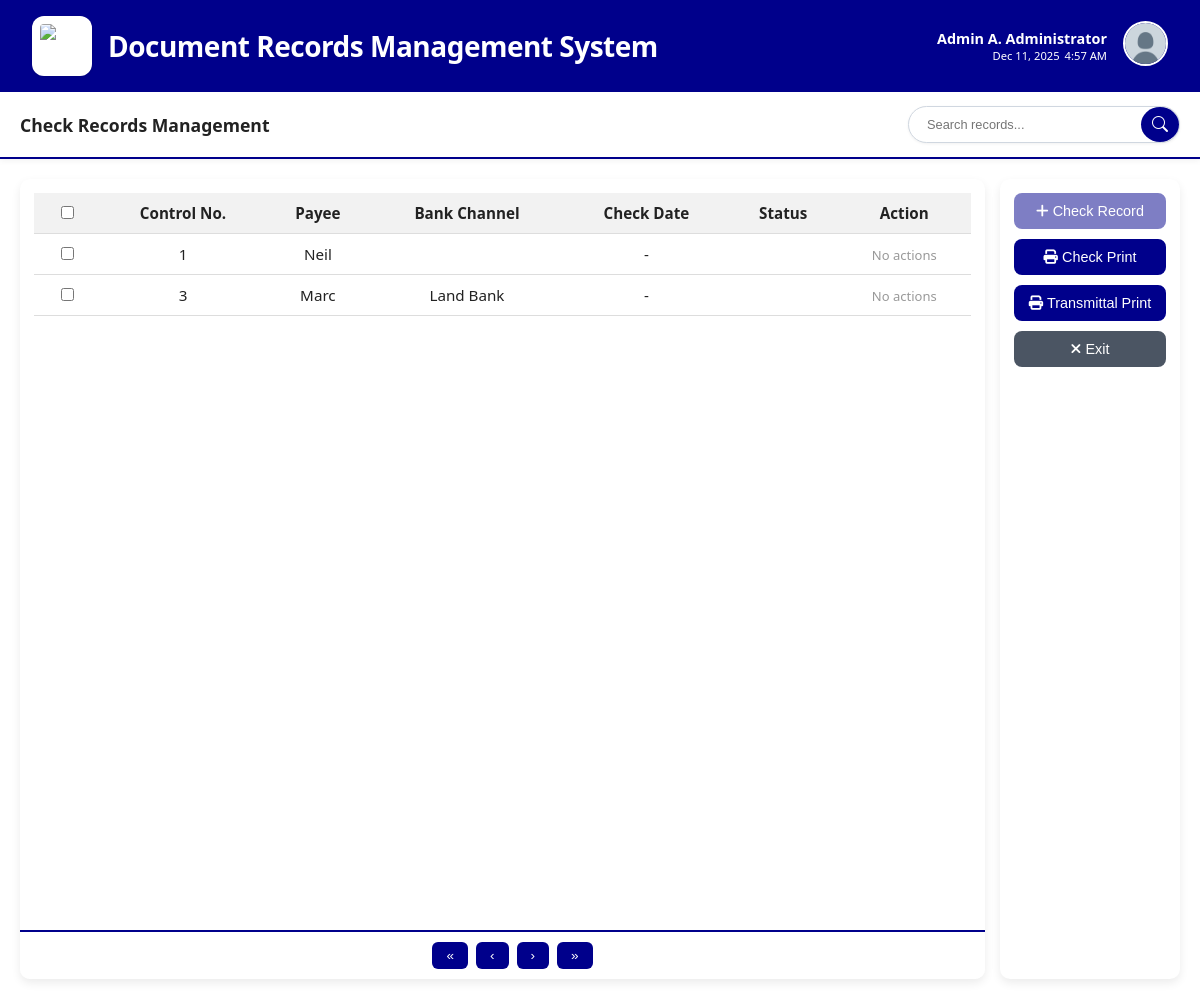
Before: /users/check_voucher.php (signed in) with the older database file.
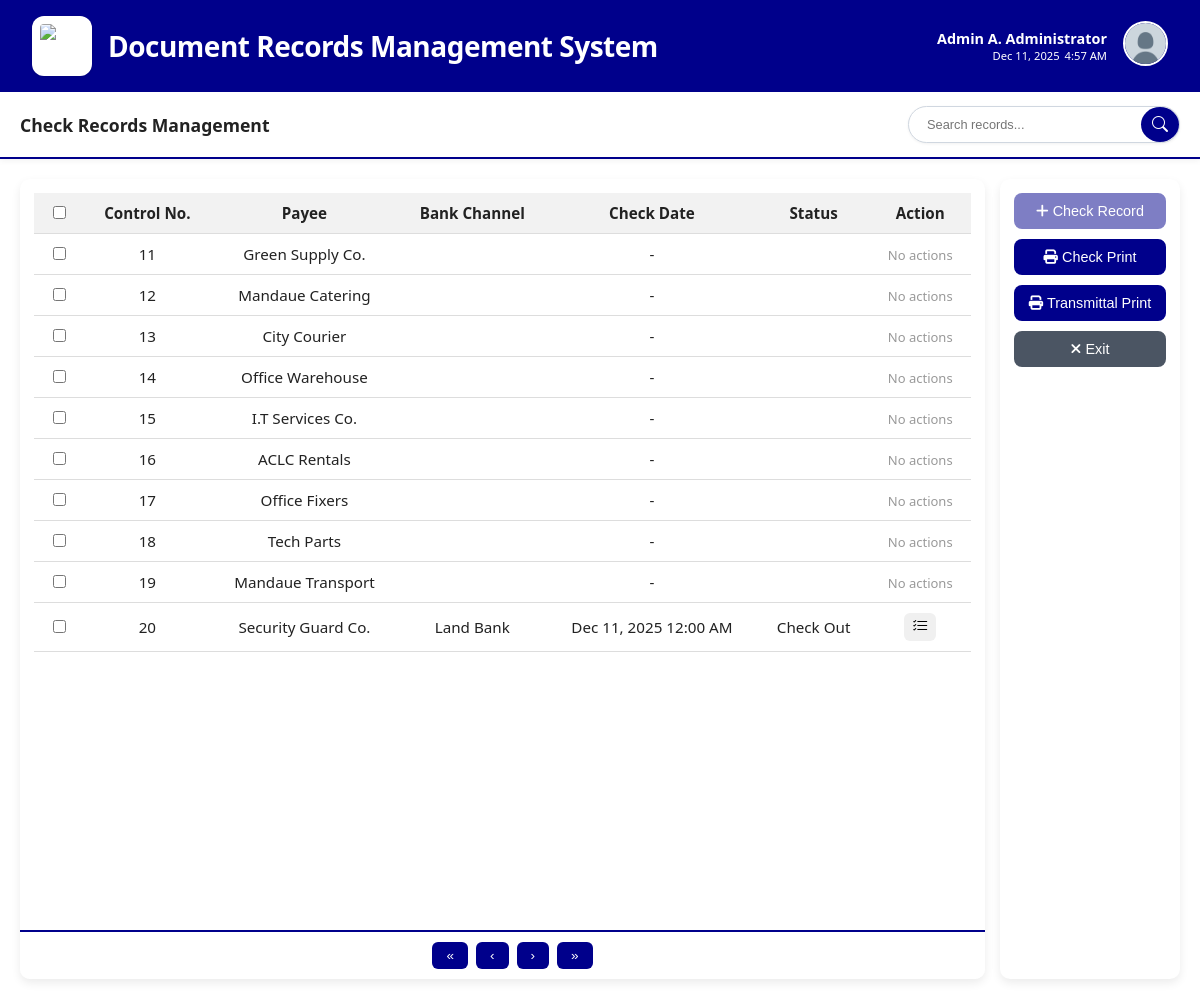
After: the same page with the newer database file.
### tables this page shows
CREATE TABLE `users` (
  `id` int(11) NOT NULL,
  `first_name` varchar(100) NOT NULL,
  `middle_initial` varchar(5) DEFAULT NULL,
  `last_name` varchar(100) NOT NULL,
  `username` varchar(100) NOT NULL,
  `email` varchar(255) NOT NULL,
  `password` varchar(255) NOT NULL,
  `role` enum('admin','encoder') NOT NULL,
  `status` enum('Active','Inactive') NOT NULL DEFAULT 'Active',
  `permissions` longtext DEFAULT NULL CHECK (json_valid(`permissions`)),
  `created_at` timestamp NOT NULL DEFAULT current_timestamp()
);

CREATE TABLE `documents` (
  `id` int(11) NOT NULL,
  `user_id` int(11) NOT NULL,
  `control_no` varchar(50) NOT NULL,
  `payee` varchar(255) NOT NULL,
  `description` text NOT NULL,
  `amount` decimal(20,2) NOT NULL,
  `date_in` datetime DEFAULT NULL,
  `date_out` datetime DEFAULT NULL,
  `fund_type` varchar(100) DEFAULT NULL,
  `bank_channel` varchar(100) DEFAULT NULL,
  `check_date` datetime DEFAULT NULL,
  `status` enum('In','Out','Check Out','Check Release') DEFAULT 'In',
  `check_no` varchar(50) DEFAULT NULL,
  `transmittal_id` varchar(5) DEFAULT NULL,
  `created_at` timestamp NOT NULL DEFAULT current_timestamp()
);

### users/check_voucher.php (the view, shortened to what this page needs)
<?php
include "../db.php";
$user_id = $_SESSION['user_id'];
$query = $conn->prepare("SELECT first_name, middle_initial, last_name, username, permissions FROM users WHERE id = ?");
$query->bind_param("i", $user_id);
$query->execute();
$result = $query->get_result();
if ($result->num_rows > 0) {
    $user = $result->fetch_assoc();
    $full_name = trim(
        ($user['first_name'] ?? '') . ' ' .
            (!empty($user['middle_initial']) ? strtoupper(substr($user['middle_initial'], 0, 1)) . '. ' : '') .
            ($user['last_name'] ?? '')
    );
} else {
    $full_name = $_SESSION['username'] ?? "User";
}
$user_permissions = [];
$canAccessCheck = in_array("check_records", $user_permissions);
$currentDate = date("M d, Y");
?>
<!DOCTYPE html>
<html lang="en">
<head>
    <link rel="stylesheet" href="../assets/css/users/check_voucher.css">
    <link rel="stylesheet" href="https://cdnjs.cloudflare.com/ajax/libs/font-awesome/6.4.0/css/all.min.css">
    <link rel="stylesheet" href="https://cdn.jsdelivr.net/npm/bootstrap-icons@1.13.1/font/bootstrap-icons.min.css">
</head>
<body>
    <div class="header">
        <img src="../assets/images/office-of-treasurer.png" alt="Logo" class="logo">
        <h1>Document Records Management System</h1>
        <div class="header-right">
            <div class="header-user">
                <strong><?php echo htmlspecialchars($full_name); ?></strong>
                <span id="dateTime"><?php echo $currentDate; ?> <span id="liveTime"></span></span>
            </div>
            <div class="profile-container" style="position: relative;">
                <img src="../assets/images/profile.png" alt="Profile" class="header-profile" id="profileBtn">
            </div>
        </div>
    </div>
    <div class="navbar">
        <div class="left">
            Check Records Management
        </div>
        <div class="right">
            <div class="search-container">
                <input type="text" id="tableSearch" placeholder="Search records..." />
                <button id="searchBtn"><i class="bi bi-search"></i></button>
            </div>
        </div>
    </div>
    <div class="main-content">
        <div class="table-container">
            <table id="recordsTable">
                <thead>
                    <tr>
                        <th><input type="checkbox" id="selectAll"></th>
                        <th>Control No.</th>
                        <th>Payee</th>
                        <th>Bank Channel</th>
                        <th>Check Date</th>
                        <th>Status</th>
                        <th>Action</th>
                    </tr>
                </thead>
                <tbody>
                    <?php
                    $result = $conn->query("SELECT * FROM documents WHERE date_out IS NOT NULL");
                    while ($row = $result->fetch_assoc()): ?>
                        <tr>
                            <td><input type="checkbox" class="record-checkbox" value="<?= $row['id'] ?>"></td>
                            <td><?= htmlspecialchars($row['control_no']) ?></td>
                            <td><?= htmlspecialchars($row['payee']) ?></td>
                            <td><?= htmlspecialchars($row['bank_channel'] ?? '') ?></td>
                            <td><?= $row['check_date'] ? date('M d, Y h:i A', strtotime($row['check_date'])) : '-' ?></td>
                            <td><?= htmlspecialchars($row['status']) ?></td>
                            <td>
                                <?php if (!empty($row['check_date'])): ?>
                                    <button class="action-btn dateOutBtn" data-id="<?= $row['id'] ?>" title="Actions">
                                        <i class="bi bi-list-check"></i>
                                    </button>
                                <?php else: ?>
                                    <span style="color:#999; font-size:13px;">No actions</span>
                                <?php endif; ?>
                            </td>
                        </tr>
                    <?php endwhile; ?>
                </tbody>
            </table>
            <div class="footer">
                <button>&laquo;</button>
                <button>&lsaquo;</button>
                <button>&rsaquo;</button>
                <button>&raquo;</button>
            </div>
        </div>
        <div class="button-panel">
            <button onclick="openCheckRecord()" <?= !$canAccessCheck ? 'disabled style="opacity:0.5;cursor:not-allowed;"' : '' ?>><i class="fa-solid fa-plus"></i> Check Record</button>
            <button onclick="printCheck()"><i class="fa-solid fa-print"></i> Check Print</button>
            <button onclick="printSelectedCheckTransmittal()">
                <i class="fa-solid fa-print"></i> Transmittal Print
            </button>
            <button onclick="window.location.href='../index.php'" style="background-color: #4b5563;"><i class="fa-solid fa-xmark"></i> Exit</button>
        </div>
    </div>
</body>
</html>

### assets/css/users/check_voucher.css (style rules this page uses)
:root { --primary-blue: darkblue; --primary-blue-hover: rgb(0, 0, 206); --background-light: #ffffff; --table-navbar: #f2f2f2; --text-dark: #222; }
body { margin: 0; font-family: "Segoe UI", Arial, sans-serif; background-color: var(--background-light); color: var(--text-dark); height: 100vh; }
.header { background: darkblue; padding: 1rem 2rem; color: white; box-shadow: 0 4px 6px rgba(0,0,0,0.1); display: flex; align-items: center; gap: 1rem; }
.header .logo { height: 44px; width: 44px; object-fit: contain; background: white; border-radius: 12px; padding: 8px; box-shadow: 0 1px 3px rgba(0,0,0,0.12); }
.header h1 { font-size: 1.75rem; font-weight: 600; margin: 0; letter-spacing: -0.5px; }
.header-right { margin-left: auto; text-align: right; display: flex; align-items: center; gap: 1rem; }
.header-user { display: flex; flex-direction: column; align-items: flex-end; color: white; font-size: 0.9rem; }
.header-user #dateTime { display: inline-flex; gap: 5px; font-size: 0.7rem; }
.header-profile { height: 41px; width: 41px; border-radius: 50%; object-fit: cover; border: 2px solid white; }
.navbar { display: flex; align-items: center; justify-content: space-between; background-color: var(--background-light); padding: 14px 20px; font-size: 1.1rem; font-weight: 600; border-bottom: 2px solid var(--primary-blue); box-shadow: 0 2px 6px rgba(0,0,0,0.05); }
.navbar .left, .navbar .right { display: flex; align-items: center; gap: 15px; }
.right { width: auto; }
.navbar input { padding: 6px 10px; border-radius: 6px; border: 1px solid #ccc; }
.main-content { display: grid; grid-template-columns: 1fr 180px; gap: 15px; padding: 20px; height: 100vh; }
.table-container { position: relative; background-color: var(--background-light); padding: 14px; border-radius: 10px; box-shadow: 0 4px 10px rgba(0,0,0,0.08); position: relative; min-height: 350px; overflow: hidden; }
.footer { position: absolute; left: 0; bottom: 0; padding: 10px 0; width: 100%; background: var(--background-light); border-top: 1px solid #ddd; }
table { width: 100%; border-collapse: collapse; font-size: 0.95rem; }
th, td { padding: 10px 12px; border-bottom: 1px solid #ddd; text-align: center; }
th { background-color: var(--table-navbar); }
input[type="text"], input[type="number"], select { width: 230px; }
.button-panel { background-color: var(--background-light); display: flex; flex-direction: column; gap: 10px; padding: 14px; border-radius: 10px; box-shadow: 0 4px 10px rgba(0,0,0,0.08); }
.button-panel button { background-color: var(--primary-blue); border: none; padding: 10px; color: white; font-size: 0.9rem; cursor: pointer; border-radius: 8px; font-weight: 500; transition: all 0.25s ease; }
.footer { display: flex; justify-content: center; padding: 10px; gap: 8px; border-top: 2px solid var(--primary-blue); }
.footer button { padding: 6px 14px; background-color: var(--primary-blue); border: none; color: white; cursor: pointer; border-radius: 6px; font-size: 0.85rem; transition: all 0.25s ease; }
.action-btn { display: inline-flex; align-items: center; gap: 5px; padding: 5px 8px; color: #000000ff; background-color: #f0f0f0ff; border: none; border-radius: 6px; font-size: 0.9rem; font-weight: 500; cursor: pointer; transition: all 0.2s ease; }
.action-btn i { font-size: 1rem; }
.search-container { display: flex; align-items: center; background: #ffffff; border: 1px solid #d0d7e0; padding-left: 10px; border-radius: 30px; width: 260px; transition: all 0.25s ease; box-shadow: 0px 1px 3px rgba(0,0,0,0.06); }
.search-container input { flex: 1; border: none; outline: none; font-size: 0.8rem; background: transparent; padding-left: 8px; }
.search-container button { border: none; background: darkblue; color: #fff; width: 38px; height: 35px; border-radius: 50%; cursor: pointer; display: flex; align-items: center; justify-content: center; font-size: 1rem; transition: all 0.25s ease; }
.search-container button i { pointer-events: none; }

Changed rows visible on the page:
removed documents: control_no "1", payee "Neil", shows "No actions"
removed documents: control_no "3", payee "Marc", bank_channel "Land Bank", shows "No actions"
added documents: control_no "11", payee "Green Supply Co.", shows "No actions"
added documents: control_no "12", payee "Mandaue Catering", shows "No actions"
added documents: control_no "13", payee "City Courier", shows "No actions"
added documents: control_no "14", payee "Office Warehouse", shows "No actions"
added documents: control_no "15", payee "I.T Services Co.", shows "No actions"
added documents: control_no "16", payee "ACLC Rentals", shows "No actions"
added documents: control_no "17", payee "Office Fixers", shows "No actions"
added documents: control_no "18", payee "Tech Parts", shows "No actions"
added documents: control_no "19", payee "Mandaue Transport", shows "No actions"
added documents: control_no "20", payee "Security Guard Co.", bank_channel "Land Bank", check_date "Dec 11, 2025 12:00 AM", status "Check Out"
